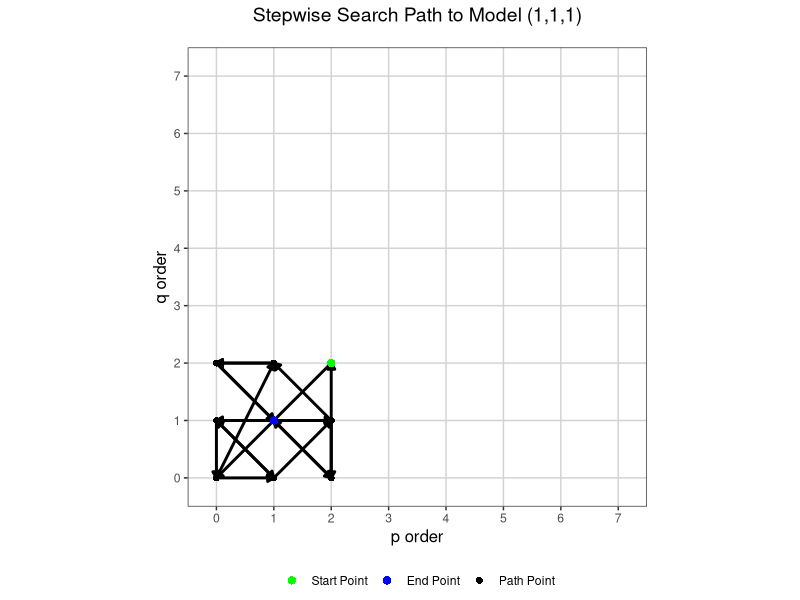
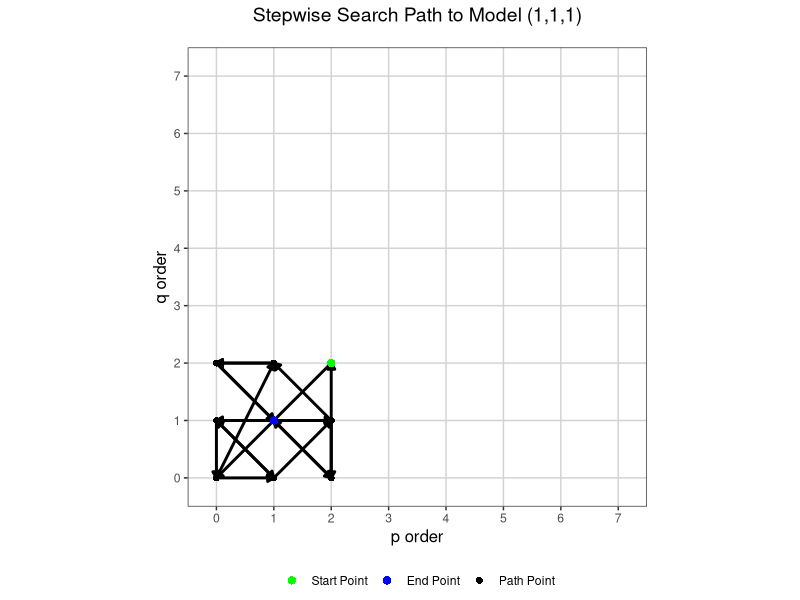

The R source for these figures, in order:
# Install and load necessary packages
if (!requireNamespace("forecast", quietly = TRUE)) {
  install.packages("forecast")
}
if (!requireNamespace("ggplot2", quietly = TRUE)) {
  install.packages("ggplot2")
}
if (!requireNamespace("stringr", quietly = TRUE)) {
  install.packages("stringr")
}

library(forecast)
library(ggplot2)
library(stringr)

# --- Configuration ---
example_data <- WWWusage
max_search_p <- 5
max_search_q <- 5
max_plot_order <- 7
plot_aspect_ratio <- 1
true_model_coords <- NULL # Example: c(p = 2, q = 6)

# --- 1. Run auto.arima and Capture Trace ---
set.seed(123)
trace_output <- capture.output({
  fit <- forecast::auto.arima(example_data,
                              stepwise = TRUE,
                              trace = TRUE,
                              approximation = FALSE,
                              seasonal = FALSE,
                              max.p = max_search_p,
                              max.q = max_search_q,
                              allowdrift = TRUE,
                              allowmean = TRUE)
})
print("--- Fitted Model ---")
print(fit)

# --- 2. Parse Trace Output to Extract Path ---
path_p <- integer()
path_q <- integer()
path_d <- integer()
model_fit_regex <- "^\\s*ARIMA\\((\\d+),(\\d+),(\\d+)\\)(?:\\(0,0,0\\)\\[0\\])?(?:\\s+with\\s+(?:non-)?zero\\s+mean|\\s+with\\s+drift)?\\s*:\\s*(-?\\d*\\.?\\d+(?:[eE][-+]?\\d+)?|Inf|NA|-?NaN)"
for (line in trace_output) {
  match <- stringr::str_match(line, model_fit_regex)
  if (!is.na(match[1,1])) {
    p_val <- as.integer(match[1,2]); d_val <- as.integer(match[1,3]); q_val <- as.integer(match[1,4])
    path_p <- c(path_p, p_val); path_d <- c(path_d, d_val); path_q <- c(path_q, q_val)
  }
}
if (length(path_p) == 0) stop("No models found in trace.")
path_coords_df <- data.frame(p = path_p, q = path_q, d = path_d, step = 1:length(path_p))

# --- Create data frame for segments (for arrows) ---
if (nrow(path_coords_df) > 1) {
  segments_df <- data.frame(
    p_start = head(path_coords_df$p, -1),
    q_start = head(path_coords_df$q, -1),
    p_end   = tail(path_coords_df$p, -1),
    q_end   = tail(path_coords_df$q, -1)
  )
} else {
  segments_df <- data.frame(p_start=numeric(), q_start=numeric(), p_end=numeric(), q_end=numeric()) # Empty df
}

# --- 3. Prepare Data for Plotting Special Points ---
final_model_p <- fit$arma[1]; final_model_q <- fit$arma[2]; final_model_d <- fit$arma[6]
points_for_plot <- data.frame(p = path_coords_df$p, q = path_coords_df$q, type = "Path Point")
special_points_list <- list()
if (nrow(path_coords_df) > 0) {
  special_points_list[["Start Point"]] <- data.frame(p = path_coords_df$p[1], q = path_coords_df$q[1], type = "Start Point")
}
special_points_list[["End Point"]] <- data.frame(p = final_model_p, q = final_model_q, type = "End Point")
if (!is.null(true_model_coords) && length(true_model_coords) == 2 && !anyNA(true_model_coords)) {
  special_points_list[["True Model"]] <- data.frame(p = true_model_coords['p'], q = true_model_coords['q'], type = "True Model")
}
if (length(special_points_list) > 0) {
  priority_levels = c("True Model", "End Point", "Start Point", "Path Point")
  all_points_temp <- do.call(rbind, special_points_list); all_points_temp <- rbind(all_points_temp, points_for_plot)
  all_points_temp$type <- factor(all_points_temp$type, levels = priority_levels)
  all_points_temp <- all_points_temp[order(all_points_temp$p, all_points_temp$q, all_points_temp$type), ]
  final_plot_points <- all_points_temp[!duplicated(all_points_temp[, c("p", "q")]), ]
} else { final_plot_points <- points_for_plot[!duplicated(points_for_plot[, c("p", "q")]), ] }
legend_order_levels <- c("Start Point", "End Point", "Path Point")
if (!is.null(true_model_coords) && length(true_model_coords) == 2 && !anyNA(true_model_coords)) {
  if ("True Model" %in% final_plot_points$type) legend_order_levels <- c(legend_order_levels, "True Model")
}
final_plot_points$type <- factor(final_plot_points$type, levels = legend_order_levels)

# --- 4. Define Aesthetics ---
color_map <- c("Path Point" = "black", "Start Point" = "green", "End Point" = "blue", "True Model" = "red")
shape_map <- c("Path Point" = 16, "Start Point" = 16, "End Point" = 16, "True Model" = 16)
size_map  <- c("Path Point" = 2.0, "Start Point" = 2.5, "End Point" = 2.5, "True Model" = 3.0)
present_types <- levels(droplevels(final_plot_points$type))
color_map <- color_map[names(color_map) %in% present_types]; shape_map <- shape_map[names(shape_map) %in% present_types]; size_map <- size_map[names(size_map) %in% present_types]

# --- 5. Generate the Plot ---
plot_title <- paste0("Stepwise Search Path to Model (", final_model_p, ",", final_model_d[1], ",", final_model_q, ")")
search_path_plot <- ggplot() +
  # MODIFICATION: Use geom_segment for arrows on each segment
  geom_segment(data = segments_df,
               aes(x = p_start, y = q_start, xend = p_end, yend = q_end),
               arrow = arrow(length = unit(0.18, "cm"), type = "closed"),
               color = "black", linewidth = 1.0) +
  # Points (drawn on top of arrow ends)
  geom_point(data = final_plot_points,
             aes(x = p, y = q, color = type, shape = type, size = type)) +
  scale_color_manual(values = color_map, name = NULL, drop = FALSE) +
  scale_shape_manual(values = shape_map, name = NULL, drop = FALSE) +
  scale_size_manual(values = size_map, name = NULL, drop = FALSE) +
  labs(title = plot_title, x = "p order", y = "q order") +
  scale_x_continuous(breaks = 0:max_plot_order, limits = c(-0.5, max_plot_order + 0.5), expand = c(0,0)) +
  scale_y_continuous(breaks = 0:max_plot_order, limits = c(-0.5, max_plot_order + 0.5), expand = c(0,0)) +
  theme_bw() +
  theme(
    plot.title = element_text(hjust = 0.5, size = 14, margin = margin(b = 15)),
    axis.title = element_text(size = 12),
    panel.grid.major = element_line(color = "lightgrey"), panel.grid.minor = element_blank(),
    legend.position = "bottom", legend.box = "horizontal",
    legend.key = element_rect(fill = "white", colour = "white"),
    legend.background = element_rect(fill="white", color=NA),
    legend.margin = margin(t = 5, unit = "pt"),
    aspect.ratio = if(!is.null(plot_aspect_ratio)) plot_aspect_ratio else NULL
  ) +
  guides(color = guide_legend(nrow = 1))

print(search_path_plot)

# --- 6. Save the Plot ---
output_filename <- paste0("r_arima_path_plot_target_", final_model_p, "_", final_model_q, ".png")
ggsave(output_filename, plot = search_path_plot, width = 8, height = 8.5, dpi = 300)
print(paste("Plot saved successfully to:", output_filename))